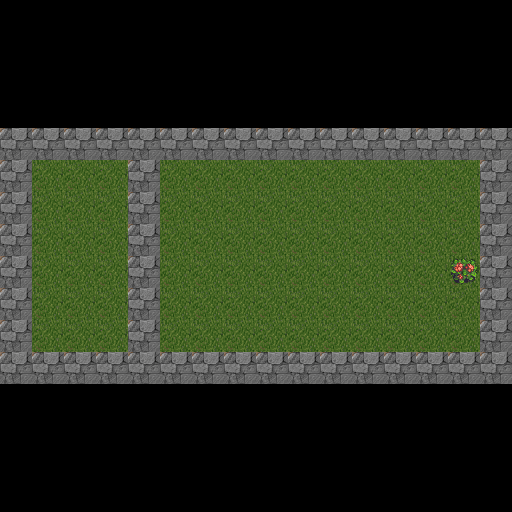

A 2D game scene composited from a Tiled map and its tileset images. What follows is a short description and the map's XML, with every tile layer's data as written:
An orthogonal 16x16 tile map with 32x32 px tiles, 2 tile layers (Tile Layer 1, Tile Layer 2) and 6 objects.

<map version="1.0" orientation="orthogonal" renderorder="right-down" width="16" height="16" tilewidth="32" tileheight="32" nextobjectid="17">
 <tileset firstgid="1" name="image" tilewidth="32" tileheight="32" tilecount="256" columns="16">
  <image source="image.png" width="512" height="512" />
 </tileset>
 <layer name="Tile Layer 1" width="16" height="16">
  <data encoding="csv">
0,0,0,0,0,0,0,0,0,0,0,0,0,0,0,0,
0,0,0,0,0,0,0,0,0,0,0,0,0,0,0,0,
0,0,0,0,0,0,0,0,0,0,0,0,0,0,0,0,
0,0,0,0,0,0,0,0,0,0,0,0,0,0,0,0,
95,95,95,95,0,0,0,0,0,0,0,0,0,0,0,0,
95,95,95,95,95,95,95,95,95,95,95,95,95,95,95,0,
95,95,95,95,95,95,95,95,95,95,95,95,95,95,95,0,
95,95,95,95,0,95,95,95,95,95,95,95,95,95,95,0,
95,95,95,95,0,95,95,95,95,95,95,95,95,95,95,0,
95,95,95,95,0,95,95,95,95,95,95,95,95,95,95,0,
0,95,95,95,95,95,95,95,95,95,95,95,95,95,95,0,
0,0,0,0,0,0,0,0,0,0,0,0,0,0,0,0,
0,0,0,0,0,0,0,0,0,0,0,0,0,0,0,0,
0,0,0,0,0,0,0,0,0,0,0,0,0,0,0,0,
0,0,0,0,0,0,0,0,0,0,0,0,0,0,0,0,
0,0,0,0,0,0,0,0,0,0,0,0,0,0,0,0
</data>
 </layer>
 <objectgroup name="Object Layer 1">
  <object id="12" x="-4" y="128" width="514" height="32" />
  <object id="13" x="-6" y="128" width="40" height="256" />
  <object id="14" x="-2" y="354" width="512" height="32" />
  <object id="15" x="482" y="128" width="30" height="256" />
  <object id="16" x="128" y="130" width="30" height="254" />
 </objectgroup>
 <objectgroup name="Object Layer 2">
  <object id="11" x="452" y="260" width="26" height="26" />
 </objectgroup>
 <layer name="Tile Layer 2" width="16" height="16">
  <data encoding="csv">
0,0,0,0,0,0,0,0,0,0,0,0,0,0,0,0,
0,0,0,0,0,0,0,0,0,0,0,0,0,0,0,0,
0,0,0,0,0,0,0,0,0,0,0,0,0,0,0,0,
0,0,0,0,0,0,0,0,0,0,0,0,0,0,0,0,
47,47,47,47,47,47,47,47,47,47,47,47,47,47,47,47,
47,0,0,0,47,0,0,0,0,0,0,0,0,0,0,47,
47,0,0,0,47,0,0,0,0,0,0,0,0,0,0,47,
47,0,0,0,47,0,0,0,0,0,0,0,0,0,0,47,
47,0,0,0,47,0,0,0,0,0,0,0,0,0,168,47,
47,0,0,0,47,0,0,0,0,0,0,0,0,0,0,47,
47,0,0,0,47,0,0,0,0,0,0,0,0,0,0,47,
47,47,47,47,47,47,47,47,47,47,47,47,47,47,47,47,
0,0,0,0,0,0,0,0,0,0,0,0,0,0,0,0,
0,0,0,0,0,0,0,0,0,0,0,0,0,0,0,0,
0,0,0,0,0,0,0,0,0,0,0,0,0,0,0,0,
0,0,0,0,0,0,0,0,0,0,0,0,0,0,0,0
</data>
 </layer>
</map>
